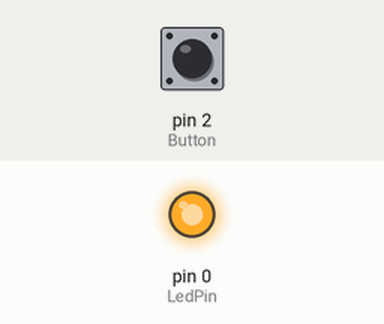
This sketch was run on a simulated Arduino Uno, built with avr-gcc and run on an emulated ATmega328P. Shown: output pins drawn as LEDs (lit = HIGH). The inputs (shaded band) are chosen by the test bench; at power-on: pin 2 (Button) HIGH.

Above: at 1.2 s.
1.3 s: pin 2 (Button) pulled LOW for 0.15 s
At 1.37 s:
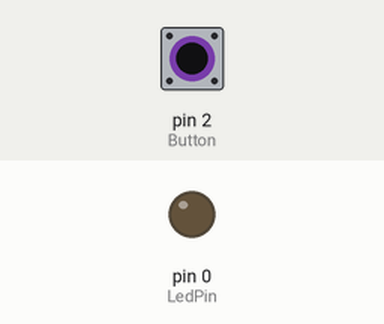
2.9 s: pin 2 (Button) pulled LOW for 3.2 s
At 7.5 s:
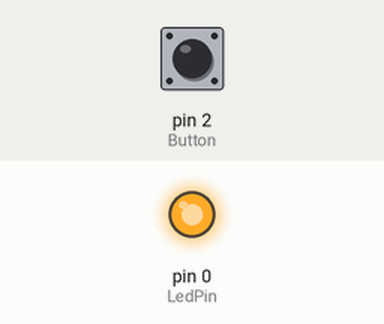
Timing chart, 0 to 9.0 s (numbered marks = the images above; inputs shaded):
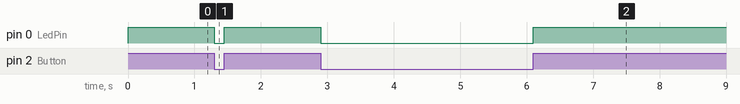

Measured:
- after the input at 1.3 s, pin 0 (LedPin): HIGH → LOW at once, → HIGH 0.15 s later
- after the input at 2.9 s, pin 0 (LedPin): HIGH → LOW at once, → HIGH 3.2 s later

The sketch:

LED_control_using_switch.ino
```cpp
const int LedPin = 0;  // defining LedPin to pin 0
const int Button = 2 ; // defining button to pin 2

void setup() {
  // put your setup code here, to run once
  pinMode(LedPin, OUTPUT);       // set LedPin as output
  pinMode(Button, INPUT_PULLUP); // set Button as input (input_pullup makes it high at idle)
}

void loop() {
  // put your main code here, to run repeatedly
  if (digitalRead(Button) == 0) { // check button pin state -- if low executes the below line
    digitalWrite(LedPin, LOW);    // set LedPin to high (1)
  } else {                        // execute this section when button pin is not low
    digitalWrite(LedPin, HIGH);   // set LedPin to low (0)
  }
}
```
